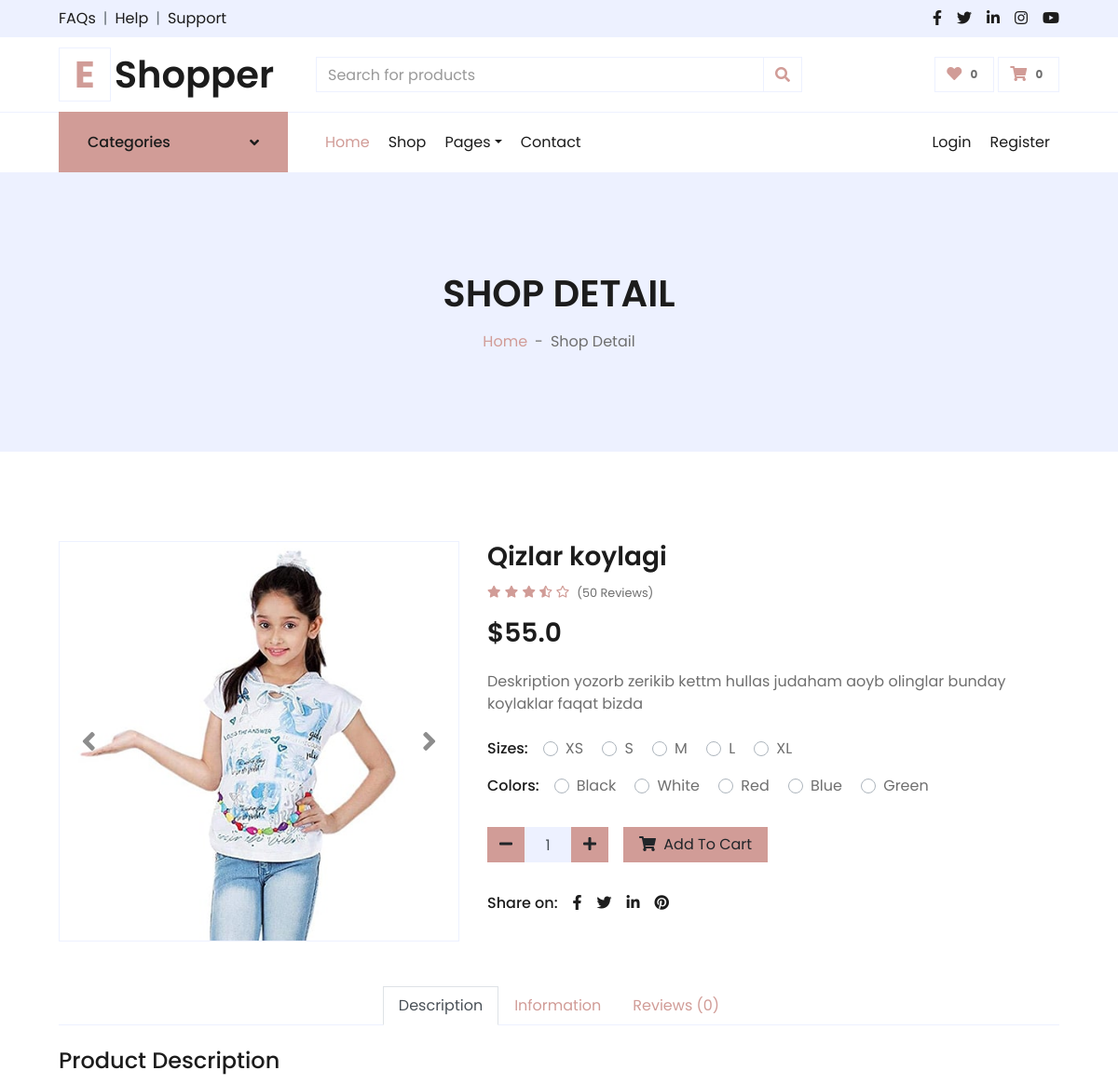
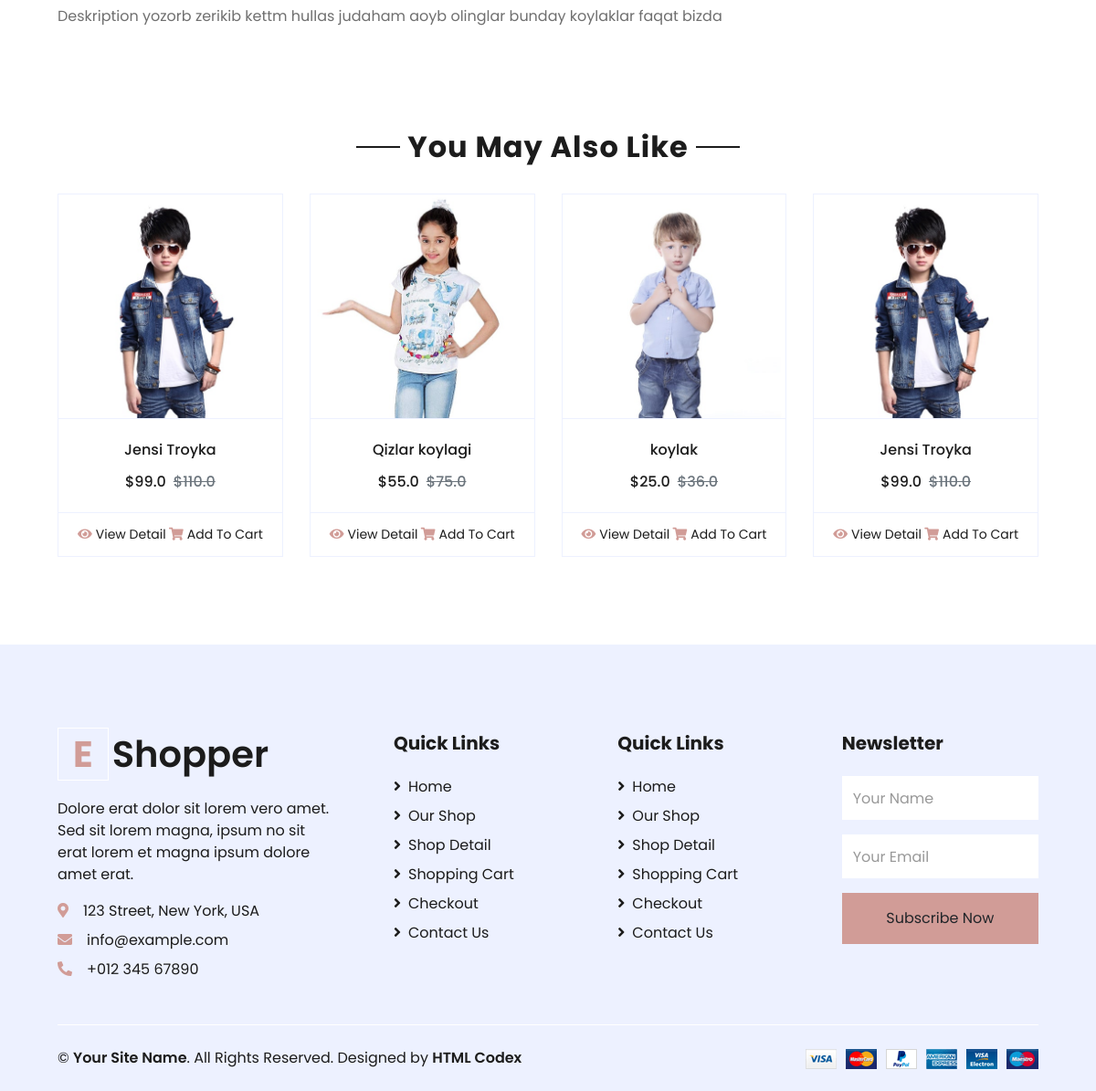
The app's page /detail/5/ (signed in) with its own data (2 pictures, top to bottom).
### Shop/models.py (models this page shows)
class Product(models.Model):
    category = models.ForeignKey(Category, on_delete=models.CASCADE)
    img = models.ImageField(upload_to='Product_img/')
    name = models.CharField(max_length=255)
    body = models.TextField()
    price = models.FloatField()
    discount = models.FloatField(blank=True, null=True)
    quantity = models.FloatField()

### Shop/views.py (the view, shortened to what this page needs)
# urls.py: path('detail/<int:product_id>/', views.detail, name='detail'),
def detail(request, product_id):
    product = models.Product.objects.get(id=product_id)
    categories = models.Category.objects.all()
    products = models.Product.objects.all()
    comments = models.Comment.objects.filter(product=product)
    cart_info = CartAuthenTicatedUser(request).get_cart_info()
    context = {
        'product':product,
        'categories':categories,
        'products':products,
        'comments':comments,
        'cart_total_quantity':cart_info['cart_total_quantity']
    }
    return render(request, 'detail.html', context)

### Shop/models.py (called while the page is built)
    @property
    def get_cart_total_price(self):
        order_products = self.orderproduct_set.all()
        total_price = sum([product.get_cart_price for product in order_products])
        return total_price

    @property
    def get_cart_total_quantity(self):
        order_products = self.orderproduct_set.all()
        total_quantity =sum([product.quantity for product in order_products])
        return total_quantity

    @property
    def get_cart_price(self):
        total_price = self.quantity * self.product.price
        return total_price

### Shop/utils.py (called while the page is built)
    def get_cart_info(self):
        customer, created = models.Customer.objects.get_or_create(
            user = self.request.user,
        )
        order, created, = models.Order.objects.get_or_create(
            customer=customer
        )
        order_products = order.orderproduct_set.all()
        cart_total_price = order.get_cart_total_price
        cart_total_quantity = order.get_cart_total_quantity
        return{
            'order':order,
            'order_products':order_products,
            'cart_total_price':cart_total_price,
            'cart_total_quantity':cart_total_quantity
        }

### templates/detail.html (shortened to what this page needs)
{% extends 'base.html' %}
{% load static %}
{% block content %}
    <div class="container-fluid bg-secondary mb-5">
        <div class="d-flex flex-column align-items-center justify-content-center" style="min-height: 300px">
            <h1 class="font-weight-semi-bold text-uppercase mb-3">Shop Detail</h1>
            <div class="d-inline-flex">
                <p class="m-0"><a href="">Home</a></p>
                <p class="m-0 px-2">-</p>
                <p class="m-0">Shop Detail</p>
            </div>
        </div>
    </div>
    <div class="container-fluid py-5">
        <div class="row px-xl-5">
            <div class="col-lg-5 pb-5">
                <div id="product-carousel" class="carousel slide" data-ride="carousel">
                    <div class="carousel-inner border">
                        <div class="carousel-item active">
                            <img class="w-100 h-100" src="{{product.img.url}}" alt="Image">
                        </div>
                    </div>
                    <a class="carousel-control-prev" href="#product-carousel" data-slide="prev">
                        <i class="fa fa-2x fa-angle-left text-dark"></i>
                    </a>
                    <a class="carousel-control-next" href="#product-carousel" data-slide="next">
                        <i class="fa fa-2x fa-angle-right text-dark"></i>
                    </a>
                </div>
            </div>
            <div class="col-lg-7 pb-5">
                <h3 class="font-weight-semi-bold">{{ product.name }}</h3>
                <div class="d-flex mb-3">
                    <div class="text-primary mr-2">
                        <small class="fas fa-star"></small>
                        <small class="fas fa-star"></small>
                        <small class="fas fa-star"></small>
                        <small class="fas fa-star-half-alt"></small>
                        <small class="far fa-star"></small>
                    </div>
                    <small class="pt-1">(50 Reviews)</small>
                </div>
                <h3 class="font-weight-semi-bold mb-4">${{product.discount}}</h3>
                <p class="mb-4">{{product.body|truncatewords:20}}</p>
                <div class="d-flex mb-3">
                    <p class="text-dark font-weight-medium mb-0 mr-3">Sizes:</p>
                    <form>
                        <div class="custom-control custom-radio custom-control-inline">
                            <label class="custom-control-label" for="size-1">XS</label>
                        </div>
                        <div class="custom-control custom-radio custom-control-inline">
                            <label class="custom-control-label" for="size-2">S</label>
                        </div>
                        <div class="custom-control custom-radio custom-control-inline">
                            <label class="custom-control-label" for="size-3">M</label>
                        </div>
                        <div class="custom-control custom-radio custom-control-inline">
                            <label class="custom-control-label" for="size-4">L</label>
                        </div>
                        <div class="custom-control custom-radio custom-control-inline">
                            <label class="custom-control-label" for="size-5">XL</label>
                        </div>
                    </form>
                </div>
                <div class="d-flex mb-4">
                    <p class="text-dark font-weight-medium mb-0 mr-3">Colors:</p>
                    <form>
                        <div class="custom-control custom-radio custom-control-inline">
                            <label class="custom-control-label" for="color-1">Black</label>
                        </div>
                        <div class="custom-control custom-radio custom-control-inline">
                            <label class="custom-control-label" for="color-2">White</label>
                        </div>
                        <div class="custom-control custom-radio custom-control-inline">
                            <label class="custom-control-label" for="color-3">Red</label>
                        </div>
                        <div class="custom-control custom-radio custom-control-inline">
                            <label class="custom-control-label" for="color-4">Blue</label>
                        </div>
                        <div class="custom-control custom-radio custom-control-inline">
                            <label class="custom-control-label" for="color-5">Green</label>
                        </div>
                    </form>
                </div>
                <div class="d-flex align-items-center mb-4 pt-2">
                    <div class="input-group quantity mr-3" style="width: 130px;">
                        <div class="input-group-btn">
                            <button class="btn btn-primary btn-minus" >
                            <i class="fa fa-minus"></i>
                            </button>
                        </div>
                        <input type="text" class="form-control bg-secondary text-center" value="1">
                        <div class="input-group-btn">
                            <button class="btn btn-primary btn-plus">
                                <i class="fa fa-plus"></i>
                            </button>
                        </div>
                    </div>
                    <button class="btn btn-primary px-3"><i class="fa fa-shopping-cart mr-1"></i> Add To Cart</button>
                </div>
                <div class="d-flex pt-2">
                    <p class="text-dark font-weight-medium mb-0 mr-2">Share on:</p>
                    <div class="d-inline-flex">
                        <a class="text-dark px-2" href="">
                            <i class="fab fa-facebook-f"></i>
                        </a>
                        <a class="text-dark px-2" href="">
                            <i class="fab fa-twitter"></i>
                        </a>
                        <a class="text-dark px-2" href="">
                            <i class="fab fa-linkedin-in"></i>
                        </a>
                        <a class="text-dark px-2" href="">
                            <i class="fab fa-pinterest"></i>
                        </a>
                    </div>
                </div>
            </div>
        </div>
        <div class="row px-xl-5">
            <div class="col">
                <div class="nav nav-tabs justify-content-center border-secondary mb-4">
                    <a class="nav-item nav-link active" data-toggle="tab" href="#tab-pane-1">Description</a>
                    <a class="nav-item nav-link" data-toggle="tab" href="#tab-pane-2">Information</a>
                    <a class="nav-item nav-link" data-toggle="tab" href="#tab-pane-3">Reviews (0)</a>
                </div>
                <div class="tab-content">
                    <div class="tab-pane fade show active" id="tab-pane-1">
                        <h4 class="mb-3">Product Description</h4>
                       <p>{{product.body}}</p>
                    </div>
                </div>
            </div>
        </div>
    </div>
    <div class="container-fluid py-5">
        <div class="text-center mb-4">
            <h2 class="section-title px-5"><span class="px-2">You May Also Like</span></h2>
        </div>
        <div class="row px-xl-5">
            <div class="col">
                <div class="owl-carousel related-carousel">
                    {% for product in product.category.product_set.all %}
                    <div class="card product-item border-0">
                        <div class="card-header product-img position-relative overflow-hidden bg-transparent border p-0">
                            <img class="img-fluid w-100" src="{{product.img.url}}" alt="">
                        </div>
                        <div class="card-body border-left border-right text-center p-0 pt-4 pb-3">
                            <h6 class="text-truncate mb-3">{{product.name}}</h6>
                            <div class="d-flex justify-content-center">
                                <h6>${{product.discount}}</h6><h6 class="text-muted ml-2"><del>${{product.price}}</del></h6>
                            </div>
                        </div>
                        <div class="card-footer d-flex justify-content-between bg-light border">
                            <a href="{% url 'detail' product.id %}" class="btn btn-sm text-dark p-0"><i class="fas fa-eye text-primary mr-1"></i>View Detail</a>
                            <a href="{% url 'to_cart' product.pk 'add' %}" class="btn btn-sm text-dark p-0"><i class="fas fa-shopping-cart text-primary mr-1"></i>Add To Cart</a>
                        </div>
                    </div>
                    {% endfor %}
                </div>
            </div>
        </div>
    </div>
    {% endblock content %}

### records on screen
Product: img (picture), name "Qizlar koylagi", discount "55.0", body "Deskription yozorb zerikib kettm hullas judaham aoyb olinglar bunday koylaklar faqat bizda", price "75.0"
Product: img (picture), name "Jensi Troyka", discount "99.0", price "110.0"
Product: img (picture), name "koylak", discount "25.0", price "36.0"
